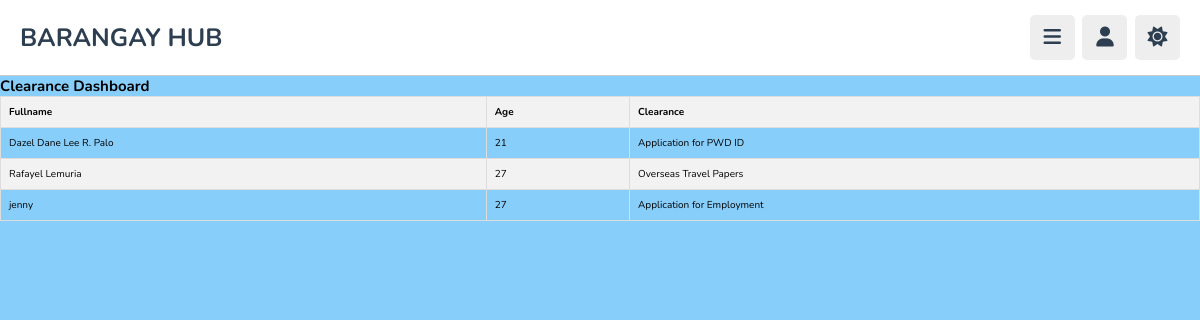
The page /brgyhub/admin/clearance.php (signed in) on the database its author committed.
### tables this page shows
CREATE TABLE `clearance` (
  `fullname` varchar(150) NOT NULL,
  `age` int(100) NOT NULL,
  `clearance` varchar(50) NOT NULL
);

### brgyhub/admin/clearance.php (the view, shortened to what this page needs)
<?php
include("../components/connect.php");
$sql = "SELECT * FROM clearance";
$result = $conn->query($sql);
?>
<!DOCTYPE html>
<html lang="en">
<head>
    <link rel="stylesheet" href="https://cdnjs.cloudflare.com/ajax/libs/font-awesome/6.2.0/css/all.min.css">
    <link rel="stylesheet" href="../css/userstyle.css">
    <link rel="stylesheet" href="../css/admin_style.css">
</head>
<body>
    <?php include '../components/admin_header.php'; ?>
    <div id="content">
        <h2>Clearance Dashboard</h2>
        <div class="table-container">
            <table>
                <thead>
                    <tr>
                        <th>Fullname</th>
                        <th>Age</th>
                        <th>Clearance</th>
                    </tr>
                </thead>
                <tbody>
                    <?php
                    if ($result->rowCount() > 0) {
                        while ($row = $result->fetch(PDO::FETCH_ASSOC)) {
                            echo "<tr>";
                            echo "<td>" . $row["fullname"] . "</td>";
                            echo "<td>" . $row["age"] . "</td>";
                            echo "<td>" . $row["clearance"] . "</td>";
                            echo "</tr>";
                        }
                    } else {
                        echo "<tr><td colspan='3'>No users found</td></tr>";
                    }
                    ?>
                </tbody>
            </table>
        </div>
    </div>
</body>
</html>

### brgyhub/css/userstyle.css (style rules this page uses)
table { width: 100%; border-collapse: collapse; }
th { background-color: #f2f2f2; border: 1px solid #dddddd; padding: 8px; text-align: left; }
td { border: 1px solid #dddddd; padding: 8px; }
tbody tr:nth-child(even) { background-color: #f2f2f2; }
.table-container { overflow-x: auto; }

### brgyhub/css/admin_style.css (style rules this page uses)
:root { --main-color:#8e44ad; --red:#e74c3c; --oragen:#f39c12; --white:#fff; --black:#2c3e50; --light-color:#888; --light-bg:#eee; --border:.1rem solid rgba(0,0,0,.2); }
* { font-family: 'Nunito', sans-serif; margin: 0; padding: 0; box-sizing: border-box; outline: none; border: none; text-decoration: none; }
html { font-size: 62.5%; overflow-x: hidden; }
body { background: lightskyblue; padding-left: 30rem; }
@media (max-width:1200px) { body { padding-left: 0; } }

### rows shown on the page
clearance: fullname "Dazel Dane Lee R. Palo", age "21", clearance "Application for PWD ID"
clearance: fullname "Rafayel Lemuria", age "27", clearance "Overseas Travel Papers"
clearance: fullname "jenny", age "27", clearance "Application for Employment"
